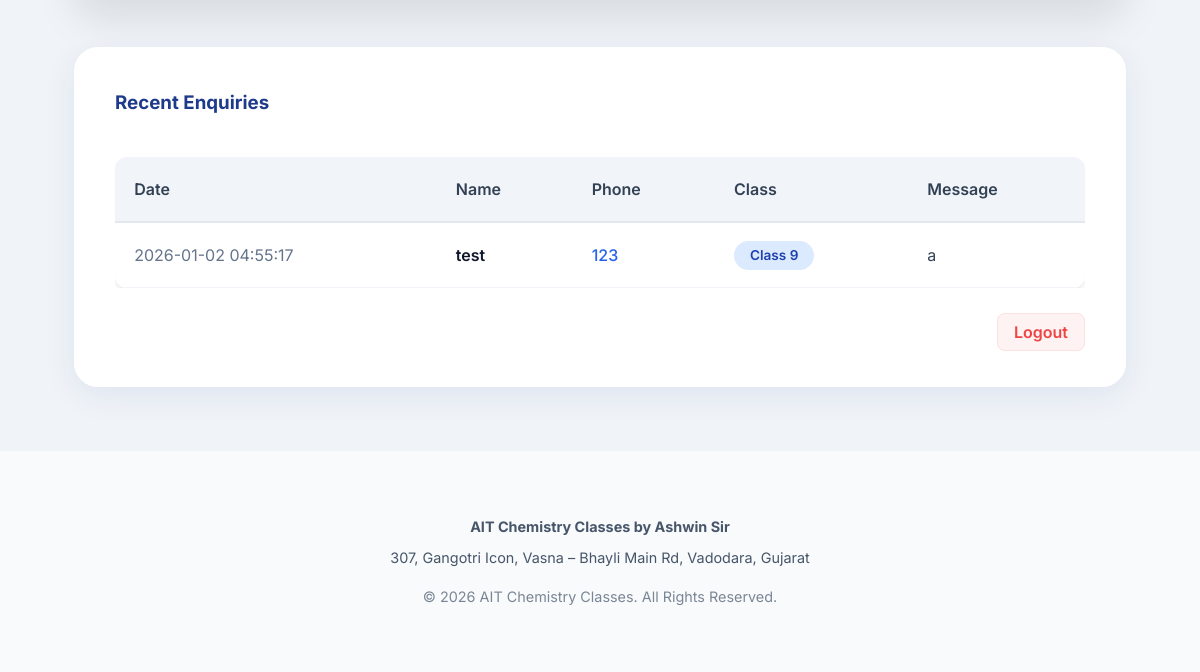
Page /admin (signed in, lower part) on the earlier database version.
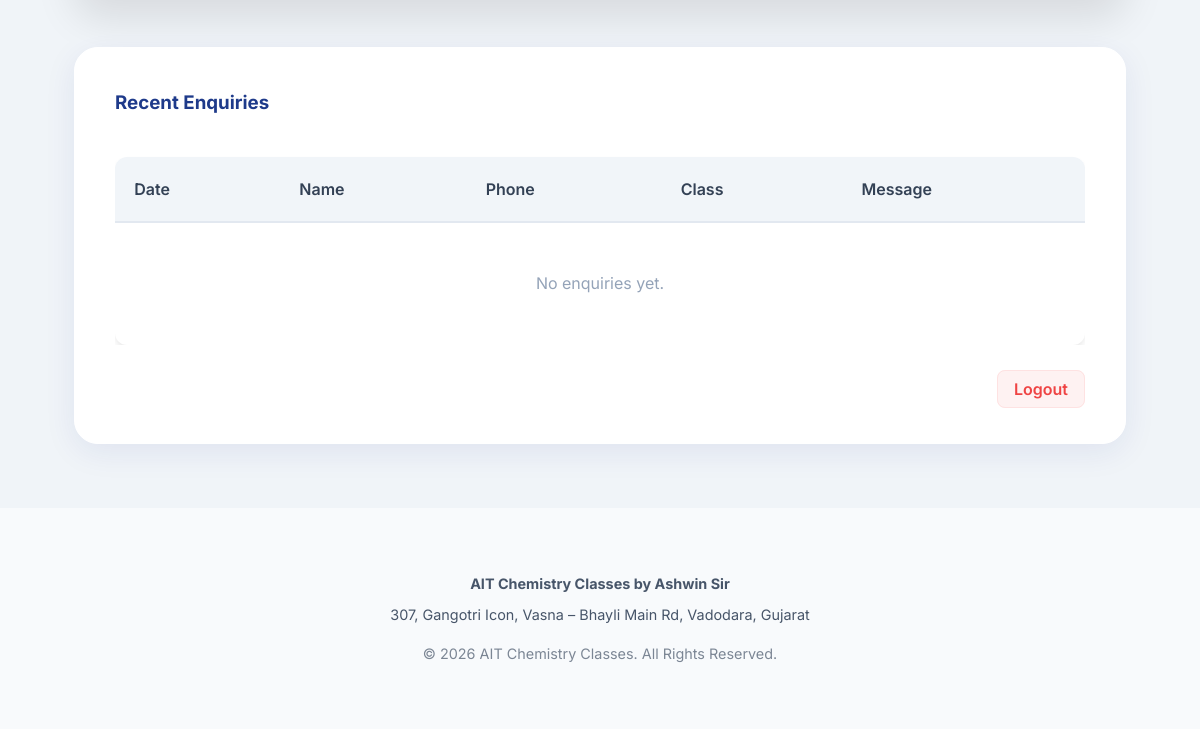
Same page on the later database version.
### tables this page shows
CREATE TABLE enquiries (
    id INTEGER PRIMARY KEY AUTOINCREMENT,
    student_name TEXT NOT NULL,
    class_type TEXT NOT NULL,
    phone TEXT NOT NULL,
    message TEXT,
    created_at TIMESTAMP DEFAULT CURRENT_TIMESTAMP,
    status TEXT DEFAULT 'New' -- New, Contacted, Enrolled
);

### app.py (the view)
@app.route('/admin')
def admin_dashboard():
    if 'user' not in session:
        return redirect(url_for('login'))
    conn = get_db()
    conn = get_db()
    enquiries = conn.execute('SELECT * FROM enquiries ORDER BY created_at DESC').fetchall()
    notes = conn.execute('SELECT * FROM notes ORDER BY uploaded_at DESC').fetchall()
    conn = get_db()
    enquiries = conn.execute('SELECT * FROM enquiries ORDER BY created_at DESC').fetchall()
    notes = conn.execute('SELECT * FROM notes ORDER BY uploaded_at DESC').fetchall()
    students = conn.execute('SELECT * FROM students ORDER BY full_name ASC').fetchall()
    pending_reviews = conn.execute('SELECT * FROM testimonials WHERE is_featured = 0').fetchall()
    return render_template('admin.html',
                           enquiries=enquiries,
                           notes=notes,
                           students=students,
                           reviews=pending_reviews)

### app.py (called while the page is built)
def get_db():
    db = getattr(g, '_database', None)
    if db is None:
        db = g._database = sqlite3.connect(DATABASE)
        db.row_factory = sqlite3.Row
    return db

@app.teardown_appcontext
def close_connection(exception):
    db = getattr(g, '_database', None)
    if db is not None:
        db.close()

### templates/admin.html (shortened to what this page needs)
{% extends "base.html" %}
{% block content %}
<section class="section" style="padding-top: 120px;">
    <div class="container">
        <div class="glass-panel"
            style="padding: 2.5rem; background: rgba(255, 255, 255, 0.95); border: 1px solid rgba(255,255,255,1);">
            <h3 style="margin-bottom: 1.5rem; color: #1e3a8a;">Recent Enquiries</h3>
            <div style="overflow-x: auto;">
                <table
                    style="width: 100%; border-collapse: collapse; margin-top: 1rem; background: white; border-radius: 12px; overflow: hidden; box-shadow: 0 4px 6px -1px rgba(0, 0, 0, 0.1);">
                    <thead style="background: #f1f5f9;">
                        <tr style="border-bottom: 2px solid #e2e8f0;">
                            <th style="padding: 1.2rem; text-align: left; color: #334155; font-weight: 600;">Date</th>
                            <th style="padding: 1.2rem; text-align: left; color: #334155; font-weight: 600;">Name</th>
                            <th style="padding: 1.2rem; text-align: left; color: #334155; font-weight: 600;">Phone</th>
                            <th style="padding: 1.2rem; text-align: left; color: #334155; font-weight: 600;">Class</th>
                            <th style="padding: 1.2rem; text-align: left; color: #334155; font-weight: 600;">Message
                            </th>
                        </tr>
                    </thead>
                    <tbody>
                        {% if enquiries %}
                        {% for enq in enquiries %}
                        <tr style="border-bottom: 1px solid #f1f5f9; transition: background 0.1s;">
                            <td style="padding: 1.2rem; color: #64748b;">{{ enq['created_at'] }}</td>
                            <td style="padding: 1.2rem; font-weight: 600; color: #0f172a;">{{ enq['student_name'] }}
                            </td>
                            <td style="padding: 1.2rem; color: #2563eb;"><a href="tel:{{ enq['phone'] }}"
                                    style="text-decoration: none; color: inherit; font-weight: 500;">{{ enq['phone']
                                    }}</a></td>
                            <td style="padding: 1.2rem;"><span
                                    style="background: #dbeafe; color: #1e40af; padding: 0.4rem 1rem; border-radius: 20px; font-size: 0.85rem; font-weight: 600;">{{
                                    enq['class_type'] }}</span></td>
                            <td style="padding: 1.2rem; color: #334155;">{{ enq['message'] }}</td>
                        </tr>
                        {% endfor %}
                        {% else %}
                        <tr>
                            <td colspan="5" style="padding: 3rem; text-align: center; color: #94a3b8;">No enquiries yet.
                            </td>
                        </tr>
                        {% endif %}
                    </tbody>
                </table>
            </div>
            <div style="margin-top: 2rem; text-align: right;">
                <a href="{{ url_for('logout') }}"
                    style="color: #ef4444; text-decoration: none; font-weight: 600; padding: 0.5rem 1rem; border: 1px solid #fee2e2; border-radius: 8px; background: #fef2f2; transition: all 0.2s;">Logout</a>
            </div>
        </div>
    </div>
</section>
{% endblock %}

Differences in the rows shown:
removed enquiries: created_at "2026-01-02 04:55:17", student_name "test", phone "123", class_type "Class 9", message "a"
Other differences:
text now shown: "No enquiries yet."
